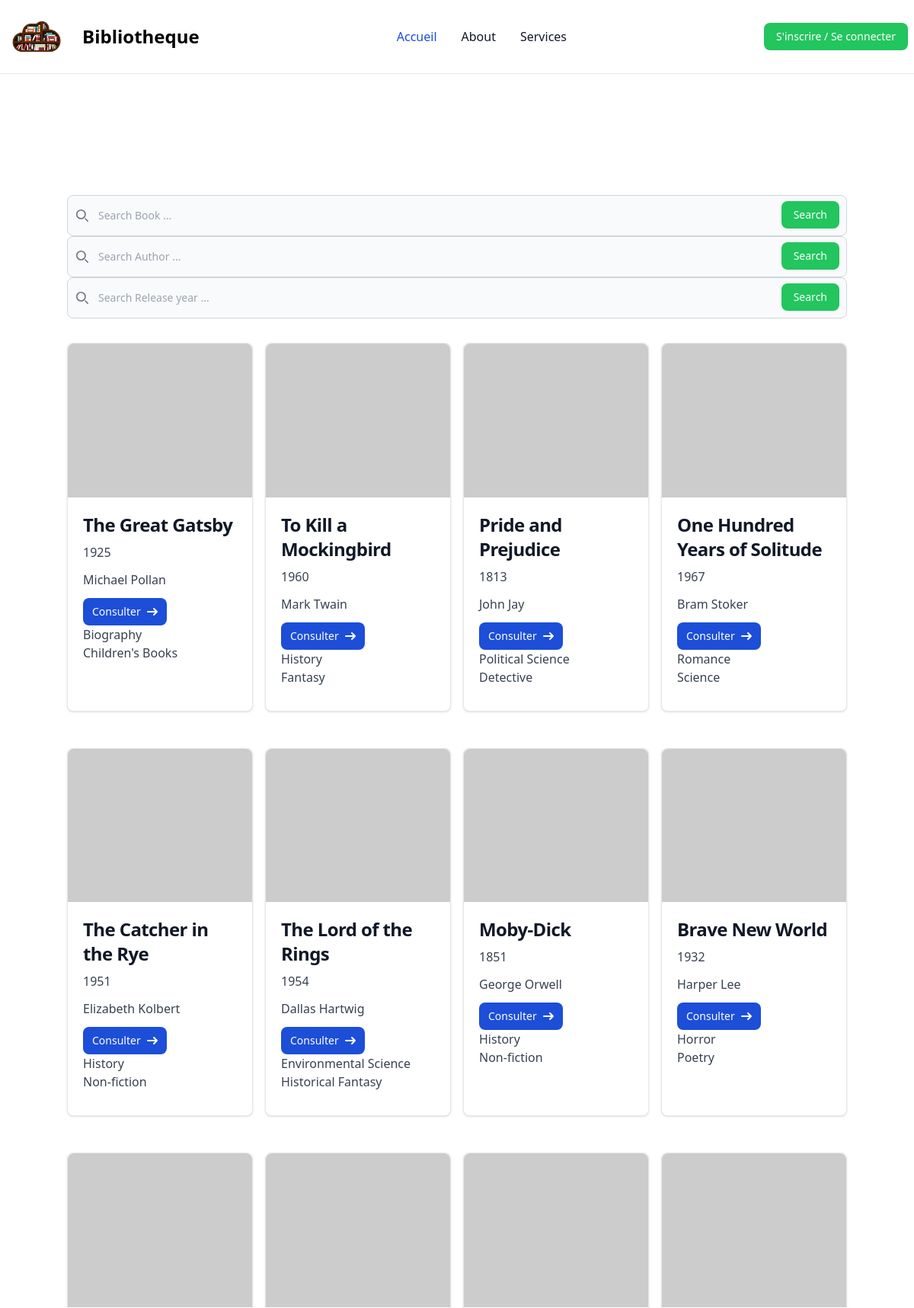
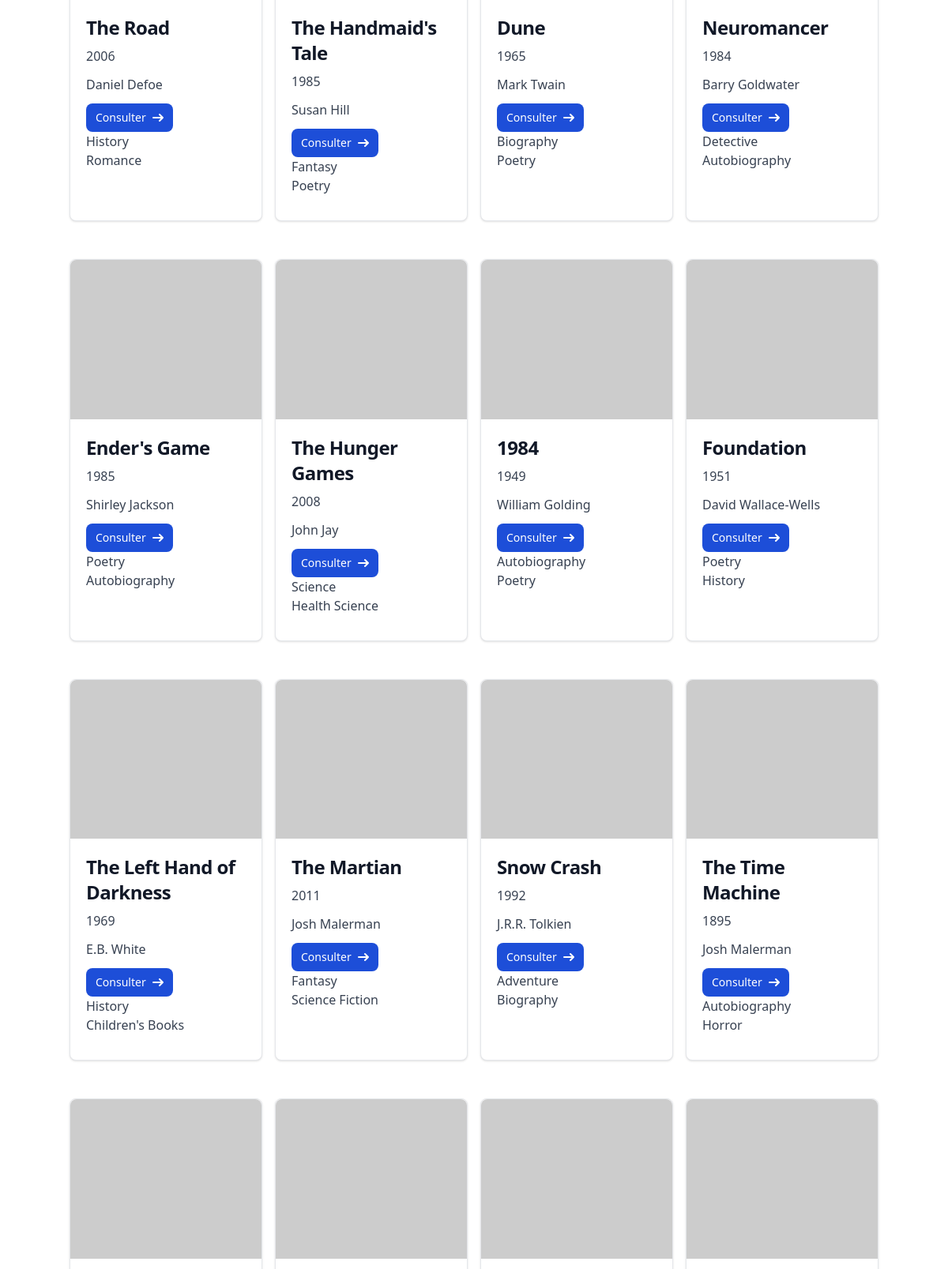
The page / (upper part) on the database its author committed (2 pictures, top to bottom).
### tables this page shows
CREATE TABLE `books` (
  `book_id` int(11) NOT NULL,
  `title` varchar(255) NOT NULL,
  `release_year_date` int(11) NOT NULL,
  `id_author` int(11) NOT NULL
);

CREATE TABLE `authors` (
  `author_id` int(11) NOT NULL,
  `author_firstname` varchar(255) NOT NULL,
  `author_lastname` varchar(255) NOT NULL,
  `author_picture` varchar(255) NOT NULL,
  `year` int(11) DEFAULT NULL
);

### functions/query_bd.php (called while the page is built, shortened)
<?php
function askToDb(string $queryBd)
{
    $pdo = getConnection();
    $query =   "$queryBd";
    $pdoStmt = $pdo->query($query);
    return $pdoStmt->fetchAll();
}

### functions/functions.php (called while the page is built)
<?php
function getAuthorFullName($authorFirstname, $authorLastname)
{
    return $authorFullName = $authorFirstname . " " . $authorLastname;
}

### components/book_card_template.php (the view, shortened to what this page needs)
<?php
require_once(__DIR__ . "/../functions/functions.php");
$bookId = $book['book_id'];
$authorFullName = getAuthorFullName($book['author_firstname'], $book['author_lastname']);
$title = $book['title'];
$releaseYearDate = $book['release_year_date'];
?>
<div class="mt-8 bg-white border border-gray-200 rounded-lg shadow dark:bg-gray-800 dark:border-gray-700">
    <a href="#">
        <img class="rounded-t-lg mx-auto" src="https://picsum.photos/300/250" alt="" />
    </a>
    <div class="p-5">
        <a href="#">
            <h5 class="mb-2 text-2xl font-bold tracking-tight text-gray-900 dark:text-white"><?php echo $title; ?></h5>
        </a>
        <p class="mb-3 font-normal text-gray-700 dark:text-gray-400"><?php echo $releaseYearDate; ?></p>
        <p class="mb-3 font-normal text-gray-700 dark:text-gray-400"><?php echo $authorFullName ?></p>
        <a href="file_inclusion/book_page.php?id=<?php  echo $bookId;
                                                        echo"&author=$authorFullName";
                                                        echo"&title=$title";
                                                        echo"&releaseYearDate=$releaseYearDate";
                                                        for ($i = 1; isset(${"category" . $i}); $i++)
                                                        {
                                                            echo "&category" . $i . "=" . ${"category" . $i};
                                                        }
                                                    ?>"
                                            class="inline-flex items-center px-3 py-2 text-sm font-medium text-center text-white bg-blue-700 rounded-lg hover:bg-blue-800 focus:ring-4 focus:outline-none focus:ring-blue-300 dark:bg-blue-600 dark:hover:bg-blue-700 dark:focus:ring-blue-800">
            Consulter
            <svg class="w-3.5 h-3.5 ml-2" aria-hidden="true" xmlns="http://www.w3.org/2000/svg" fill="none" viewBox="0 0 14 10">
                <path stroke="currentColor" stroke-linecap="round" stroke-linejoin="round" stroke-width="2" d="M1 5h12m0 0L9 1m4 4L9 9"/>
            </svg>
        </a>
        <p class="mb-3 font-normal text-gray-700 dark:text-gray-400">
            <?php
            for($i = 1; isset(${"category" . $i}); $i++)
            {
                echo ${"category" . $i} . BR_TAG ;
            }
            ?>
        </p>
    </div>
</div>

### layout/header.php (shortened to what this page needs)
<!DOCTYPE html>
<html lang="fr">
<head>
    <script src="https://cdn.tailwindcss.com?plugins=typography"></script>
</head>
<body>
<?php
require_once __DIR__ . '/navbar.php';
?>

### layout/navbar.php (shortened to what this page needs)
<nav class="bg-white dark:bg-gray-900 fixed w-full z-20 top-0  left-0 border-b border-gray-200 dark:border-gray-600">
  <div class="max-w-screen-xl flex flex-wrap items-center justify-between mx-auto p-2">
  <a href="http://localhost:81/index.php" class="flex items-center">
      <img src="../img/logo_bibliotheque.png" class="h-20 mr-5" alt="Logo">
      <span class="self-center text-2xl font-semibold whitespace-nowrap dark:text-white">Bibliotheque</span>
  </a>
  <div class="flex md:order-2">
      <a href="/file_inclusion/login_and_subscription.php">
      <button type="button" class="text-white bg-green-500 hover:bg-green-700 focus:ring-4 focus:outline-none focus:ring-blue-300 font-medium rounded-lg text-sm px-4 py-2 text-center mr-3 md:mr-0 dark:bg-blue-600 dark:hover:bg-blue-700 dark:focus:ring-blue-800">S'inscrire / Se connecter
      </button>
      </a>
  </div>
  <div class="items-center justify-between hidden w-full md:flex md:w-auto md:order-1" id="navbar-sticky">
    <ul class="flex flex-col p-4 md:p-0 mt-4 font-medium border border-gray-100 rounded-lg bg-gray-50 md:flex-row md:space-x-8 md:mt-0 md:border-0 md:bg-white dark:bg-gray-800 md:dark:bg-gray-900 dark:border-gray-700">
      <li>
        <a href="#" class="block py-2 pl-3 pr-4 text-white bg-blue-700 rounded md:bg-transparent md:text-blue-700 md:p-0 md:dark:text-blue-500" aria-current="page">Accueil</a>
      </li>
      <li>
        <a href="#" class="block py-2 pl-3 pr-4 text-gray-900 rounded hover:bg-gray-100 md:hover:bg-transparent md:hover:text-blue-700 md:p-0 md:dark:hover:text-blue-500 dark:text-white dark:hover:bg-gray-700 dark:hover:text-white md:dark:hover:bg-transparent dark:border-gray-700">About</a>
      </li>
      <li>
        <a href="#" class="block py-2 pl-3 pr-4 text-gray-900 rounded hover:bg-gray-100 md:hover:bg-transparent md:hover:text-blue-700 md:p-0 md:dark:hover:text-blue-500 dark:text-white dark:hover:bg-gray-700 dark:hover:text-white md:dark:hover:bg-transparent dark:border-gray-700">Services</a>
      </li>
    </ul>
  </div>
  </div>
</nav>

### index.php (shortened to what this page needs)
<?php
    require_once(__DIR__ . '/layout/header.php');
    require_once(__DIR__ . '/functions/query_bd.php');
    require_once(__DIR__ . '/functions/functions.php');
    $books      = askToDb(CALL_BOOKS);
    $categories = askToDb(CALL_CATEGORIES);
    $newCategories = array();
    foreach ($categories as $category)
    {
        $id = $category['id_book'];
        if (!isset($newCategories[$id]))
        {
            $newCategories[$id] = array(
                'id_book' => $id,
                'categories' => array()
            );
        }
        $newCategories[$id]['categories'][] = $category['category_name'];
    }
    foreach ($books as $key => $book)
    {
        $bookId = $book['book_id'];
        foreach ($newCategories as $category)
        {
            $categoryId = $category['id_book'];
            if ($bookId === $categoryId) {
                if (isset($books[$key]['categories']) && is_array($books[$key]['categories']))
                {
                    $books[$key]['categories'] = array_merge($books[$key]['categories'], $category['categories']);
                }
                else
                {
                    $books[$key]['categories'] = $category['categories'];
                }
            }
        }
    }
?>
<section class="pt-64 max-w-5xl flex-column mx-auto">
    <div>
        <form method="GET">
            <div class="relative">
                <div class="absolute inset-y-0 left-0 flex items-center pl-3 pointer-events-none">
                </div>
                <input type="text" id="title" name="title" class="block w-full p-4 pl-10 text-sm text-gray-900 border border-gray-300 rounded-lg bg-gray-50 focus:ring-blue-500 focus:border-blue-500 dark:bg-gray-700 dark:border-gray-600 dark:placeholder-gray-400 dark:text-white dark:focus:ring-blue-500 dark:focus:border-blue-500" placeholder="Search Book ..." required>
                <button type="submit" class="text-white absolute right-2.5 bottom-2.5 bg-green-500 hover:bg-green-700 focus:ring-4 focus:outline-none focus:ring-blue-300 font-medium rounded-lg text-sm px-4 py-2 dark:bg-blue-600 dark:hover:bg-blue-700 dark:focus:ring-blue-800">Search</button>
            </div>
        </form>
        <form method="GET">
            <div class="relative">
                <div class="absolute inset-y-0 left-0 flex items-center pl-3 pointer-events-none">
                </div>
                <input type="text" id="author" name="author" class="block w-full p-4 pl-10 text-sm text-gray-900 border border-gray-300 rounded-lg bg-gray-50 focus:ring-blue-500 focus:border-blue-500 dark:bg-gray-700 dark:border-gray-600 dark:placeholder-gray-400 dark:text-white dark:focus:ring-blue-500 dark:focus:border-blue-500" placeholder="Search Author ..." required>
                <button type="submit" class="text-white absolute right-2.5 bottom-2.5 bg-green-500 hover:bg-green-700 focus:ring-4 focus:outline-none focus:ring-blue-300 font-medium rounded-lg text-sm px-4 py-2 dark:bg-blue-600 dark:hover:bg-blue-700 dark:focus:ring-blue-800">Search</button>
            </div>
        </form>
        <form method="GET">
            <div class="relative">
                <div class="absolute inset-y-0 left-0 flex items-center pl-3 pointer-events-none">
                </div>
                <input type="text" id="releaseYear" name="releaseYear" class="block w-full p-4 pl-10 text-sm text-gray-900 border border-gray-300 rounded-lg bg-gray-50 focus:ring-blue-500 focus:border-blue-500 dark:bg-gray-700 dark:border-gray-600 dark:placeholder-gray-400 dark:text-white dark:focus:ring-blue-500 dark:focus:border-blue-500" placeholder="Search Release year ..." required>
                <button type="submit" class="text-white absolute right-2.5 bottom-2.5 bg-green-500 hover:bg-green-700 focus:ring-4 focus:outline-none focus:ring-blue-300 font-medium rounded-lg text-sm px-4 py-2 dark:bg-blue-600 dark:hover:bg-blue-700 dark:focus:ring-blue-800">Search</button>
            </div>
        </form>
    </div>
    <div class="grid grid-cols-2 md:grid-cols-2 gap-4 lg:grid-cols-4">
        <?php
            if(!isset($_GET['releaseYear']) && !isset($_GET['title']) && !isset($_GET['author']))
            {
                foreach ($books as $book)
                {
                        require(__DIR__ . '/components/book_card_template.php');
                }
            }
        ?>
    </div>
</section>
<?php
require_once(__DIR__ . '/layout/footer.php');

### layout/footer.php (shortened to what this page needs)
</body>
</html>

### rows shown on the page
books: title "The Great Gatsby", release_year_date "1925", id_author.author_lastname "Michael Pollan", i "Biography", i "Children's Books"
books: title "To Kill a Mockingbird", release_year_date "1960", id_author.author_lastname "Mark Twain", i "History", i "Fantasy"
books: title "Pride and Prejudice", release_year_date "1813", id_author.author_lastname "John Jay", i "Political Science", i "Detective"
books: title "One Hundred Years of Solitude", release_year_date "1967", id_author.author_lastname "Bram Stoker", i "Romance", i "Science"
books: title "The Catcher in the Rye", release_year_date "1951", id_author.author_lastname "Elizabeth Kolbert", i "History", i "Non-fiction"
books: title "The Lord of the Rings", release_year_date "1954", id_author.author_lastname "Dallas Hartwig", i "Environmental Science", i "Historical Fantasy"
books: title "Moby-Dick", release_year_date "1851", id_author.author_lastname "George Orwell", i "History", i "Non-fiction"
books: title "Brave New World", release_year_date "1932", id_author.author_lastname "Harper Lee", i "Horror", i "Poetry"
books: title "The Road", release_year_date "2006", id_author.author_lastname "Daniel Defoe", i "History", i "Romance"
books: title "The Handmaid's Tale", release_year_date "1985", id_author.author_lastname "Susan Hill", i "Fantasy", i "Poetry"
books: title "Dune", release_year_date "1965", id_author.author_lastname "Mark Twain", i "Biography", i "Poetry"
books: title "Neuromancer", release_year_date "1984", id_author.author_lastname "Barry Goldwater", i "Detective", i "Autobiography"
books: title "Ender's Game", release_year_date "1985", id_author.author_lastname "Shirley Jackson", i "Poetry", i "Autobiography"
books: title "The Hunger Games", release_year_date "2008", id_author.author_lastname "John Jay", i "Science", i "Health Science"
books: title "1984", release_year_date "1949", id_author.author_lastname "William Golding", i "Autobiography", i "Poetry"
books: title "Foundation", release_year_date "1951", id_author.author_lastname "David Wallace-Wells", i "Poetry", i "History"
books: title "The Left Hand of Darkness", release_year_date "1969", id_author.author_lastname "E.B. White", i "History", i "Children's Books"
books: title "The Martian", release_year_date "2011", id_author.author_lastname "Josh Malerman", i "Fantasy", i "Science Fiction"
books: title "Snow Crash", release_year_date "1992", id_author.author_lastname "J.R.R. Tolkien", i "Adventure", i "Biography"
books: title "The Time Machine", release_year_date "1895", id_author.author_lastname "Josh Malerman", i "Autobiography", i "Horror"
